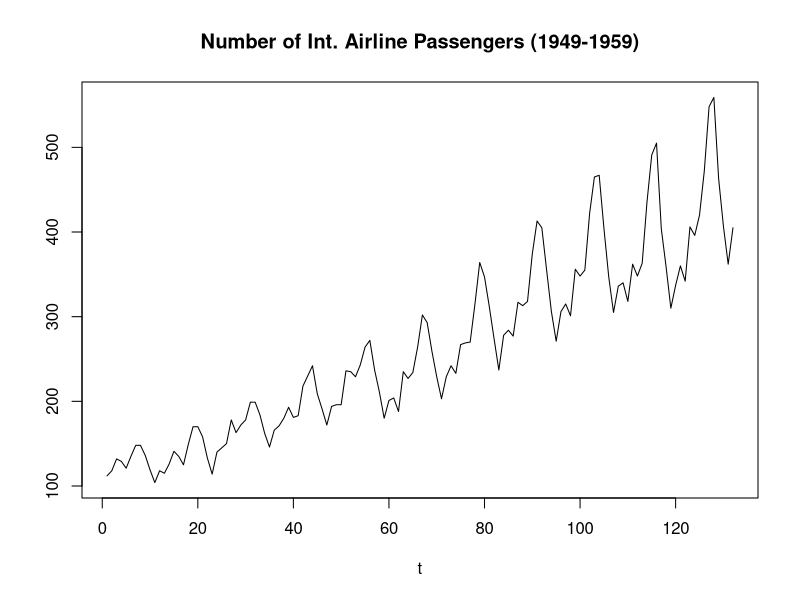
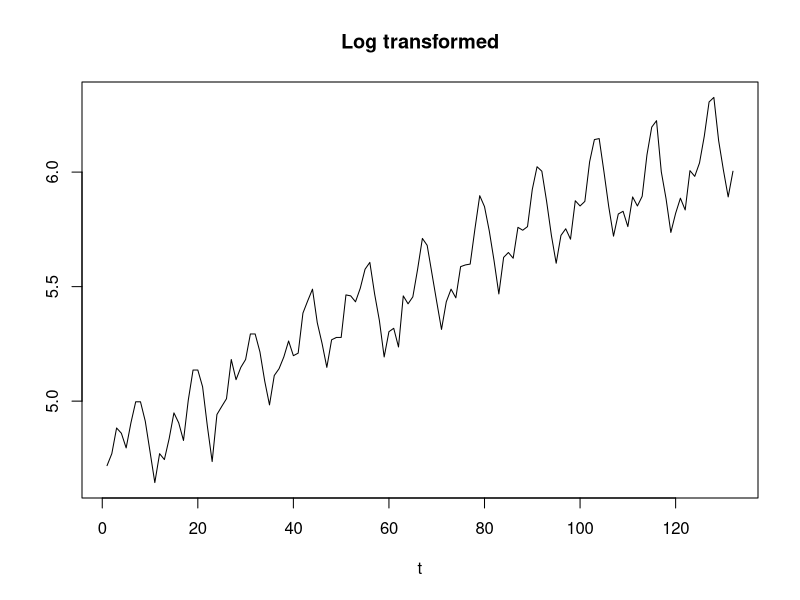
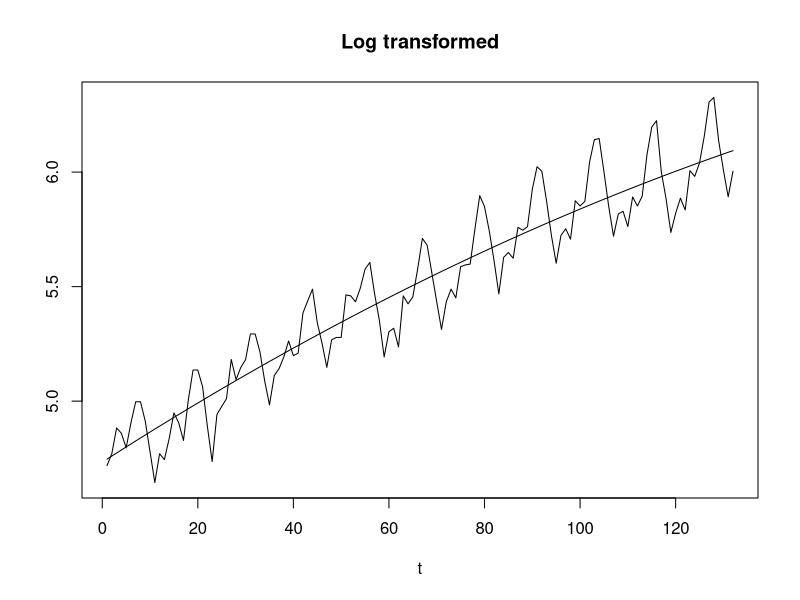
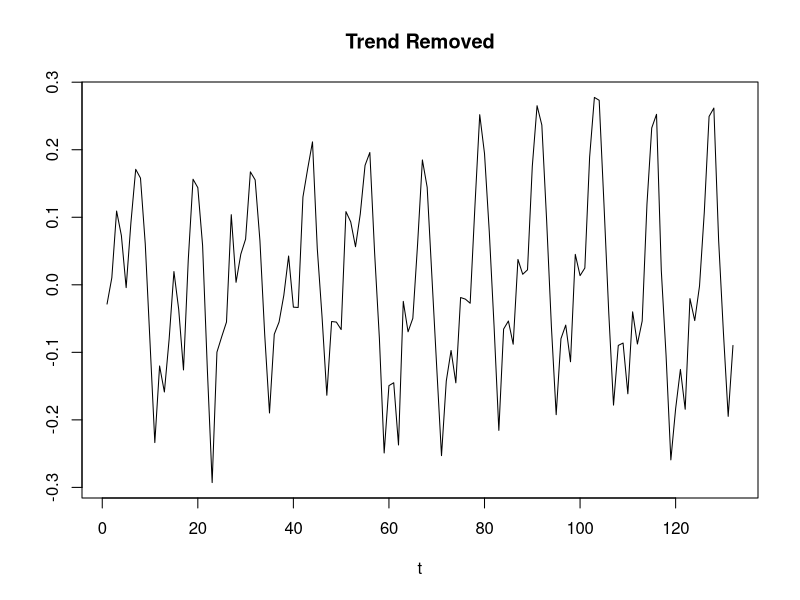
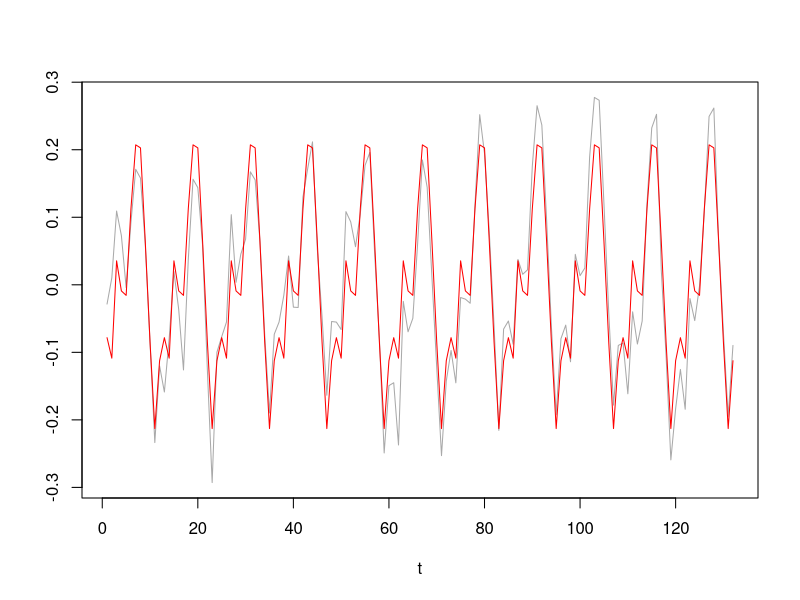
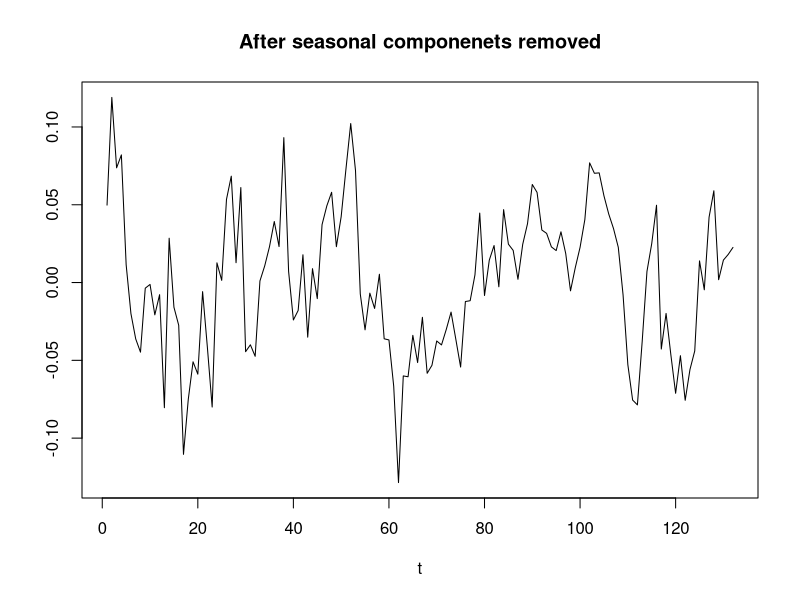
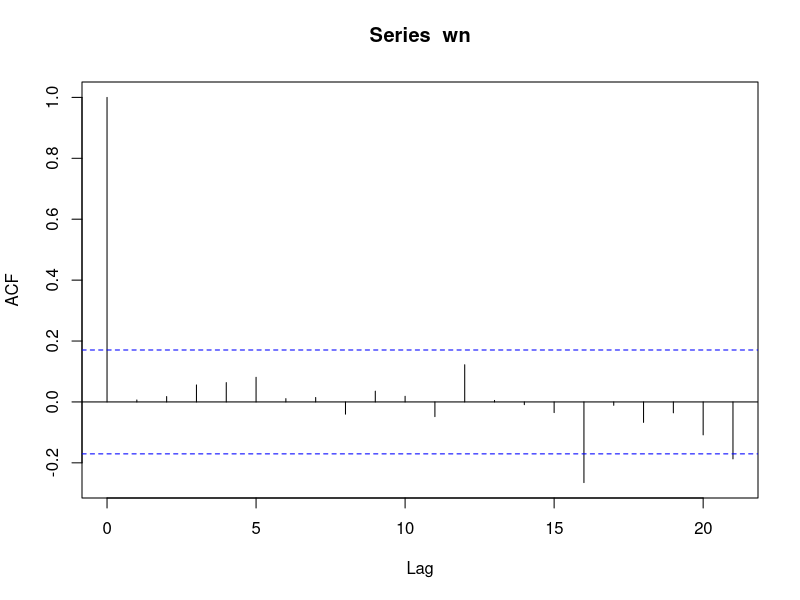
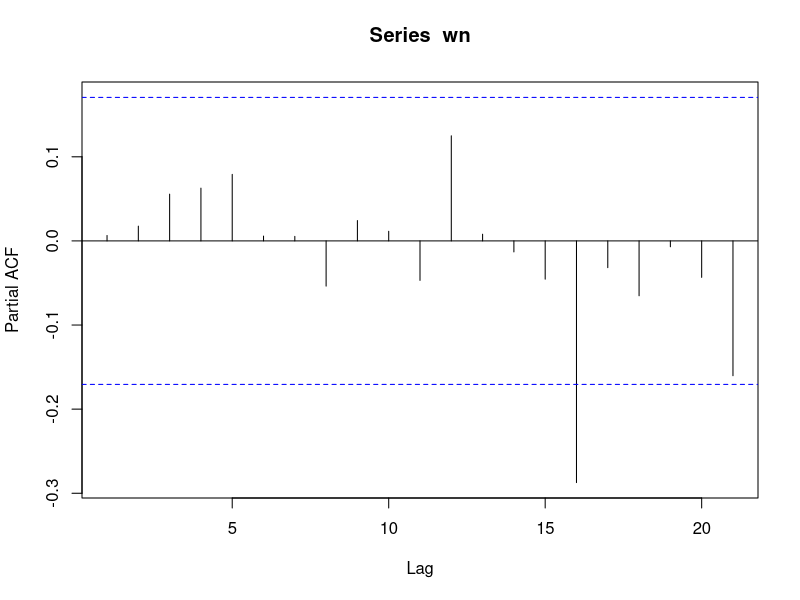

Source code (R) for these figures, in order:
 

# Remove the last year.
# We will forecast this last year and see how well we did
x = window(AirPassengers, start=c(1949,1), end=c(1959,12))

x = as.vector(x)
n = length(x)
t = 1:n


plot(t,x, type="l", main="Number of Int. Airline Passengers (1949-1959)", ylab="")

#transform the data with a ln transformation to stabilize the variance
x = log(x)

plot(t, x, type="l", ylab="", main="Log transformed")


# remove trend
t2 = t^2
trend.fit = lm(x~t+t2)

plot(t, x, type="l", ylab="", main="Log transformed")
lines(t,fitted(trend.fit))

# plot residuals after trend is removed
y = residuals(trend.fit)
plot(t,y, type="l", main="Trend Removed", ylab="")


#use t that is in the interval [0,1]
n = length(t)
t=1:length(y)
t = (t) / n

# make matrix of the harmonics
d=12 #number of time pionts in each season
n.harm = 6 #set to [d/2]
harm = matrix(nrow=length(t), ncol=2*n.harm)
for(i in 1:n.harm){
  harm[,i*2-1] = sin(n/d * i *2*pi*t)
  harm[,i*2] = cos(n/d * i *2*pi*t)
}
colnames(harm)= 
  paste0(c("sin", "cos"), rep(1:n.harm, each = 2))

#fit on all of the sines and cosines
dat = data.frame(y, harm)
fit = lm(y~., data=dat)
summary(fit)

# setup the full model and the model with only an intercept
full = lm(y~.,data=dat)
reduced = lm(y~1, data=dat)

#stepwise regression starting with the full model
fit.back = step( full, scope = formula(reduced), direction = "both")

#get back the original t so that we can plot over this range
t = 1:n

#plot the estimated seasonal components
plot(t,y, type="l", col="darkgrey", ylab="")
lines(t, fitted(fit.back), col="red")


#plot the residuals after seasonal component is removed
ts.plot(residuals(fit.back), main="After seasonal componenets removed", ylab = "", xlab="t")

# Use H-K algorithm to determine best model
require(forecast)
arma.fit = auto.arima(resid(fit.back),allowmean = F)

# examine the residuals of the arma fit
wn = resid(arma.fit)

acf(wn, na.action = na.pass)
pacf(wn, na.action = na.pass)

# since there were some significant correlations in the plots, test
# to see if there is enough to reject independence
Box.test(wn, type="Ljung-Box",lag = min(2*d, floor(n/5)) )

# forecast the next year of noise
noise.f = forecast(arma.fit, 12)

plot(noise.f)


# forecast the seasonal component with the noise
# Since the seasonal component just repeats for every year
# the forecast is just the estimated seasonal components for 1,...,12
season.f = fitted(fit.back)[1:12]

plot(season.f+noise.f$mean)


#forecast the trend
t.f = 133:144
t.f2 = t.f^2

trend.f = predict(trend.fit,newdata = data.frame(t=t.f, t2 = t.f2))

# add all components together to get the overall forecast
x.f = trend.f + season.f + noise.f$mean

#undo the natural log transformation
ex.f = exp(x.f)

#plot the forecasts on top of the true values
x = as.vector(AirPassengers)
plot(1:144, x, type="l", col="darkgrey")
lines(132:144, c(x[132], ex.f), col="red")

#closer view
plot(120:144, x[120:144], type="l", col="darkgrey")
lines(132:144, c(x[132], ex.f), col="red")

